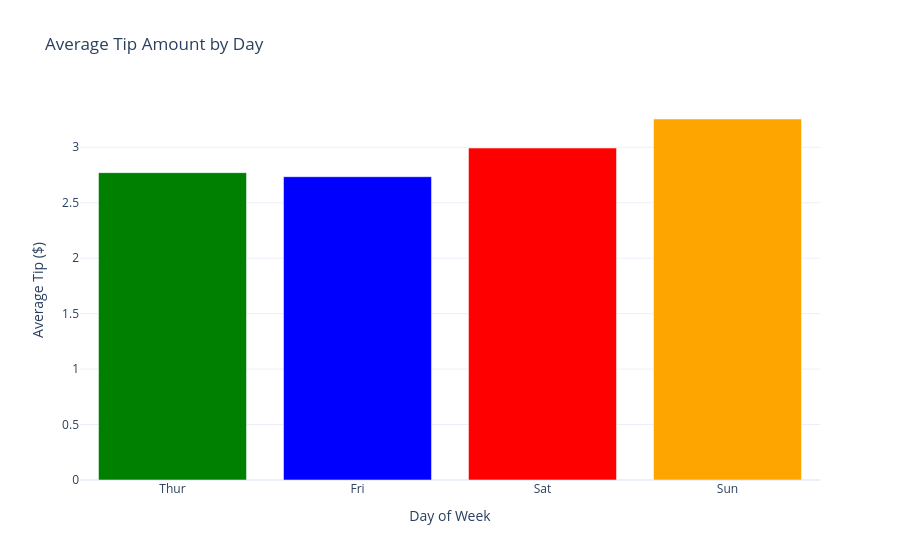

Source (notebook cell):
### Code cell
# Create an interactive bar chart showing average tips by day
# Using Plotly Express instead of cufflinks for better compatibility
print("Interactive Bar Chart: Average Tip Amount by Day")
print("This shows which days have the highest average tips")
print("Hover over bars to see exact values")

# Calculate average tips by day
avg_tips_by_day = tips.groupby('day')['tip'].mean().reset_index()

# Create bar chart using plotly express
fig = px.bar(avg_tips_by_day, x='day', y='tip',
            title='Average Tip Amount by Day',
            template='plotly_white',
            color='day',
            color_discrete_sequence=['green', 'blue', 'red', 'orange'])

fig.update_layout(
    xaxis_title='Day of Week',
    yaxis_title='Average Tip ($)',
    showlegend=False
)

fig.show()

### Figure 1 — Plotly figure (JSON) as saved in the notebook; plotly's stock layout.template omitted (floating-point values rounded to 4 significant figures)
{"data": [{"hovertemplate": "day=%{x}<br>tip=%{y}<extra></extra>", "legendgroup": "Thur", "marker": {"color": "green", "pattern": {"shape": ""}}, "name": "Thur", "orientation": "v", "showlegend": true, "textposition": "auto", "type": "bar", "x": ["Thur"], "xaxis": "x", "y": [2.771], "yaxis": "y"}, {"hovertemplate": "day=%{x}<br>tip=%{y}<extra></extra>", "legendgroup": "Fri", "marker": {"color": "blue", "pattern": {"shape": ""}}, "name": "Fri", "orientation": "v", "showlegend": true, "textposition": "auto", "type": "bar", "x": ["Fri"], "xaxis": "x", "y": [2.735], "yaxis": "y"}, {"hovertemplate": "day=%{x}<br>tip=%{y}<extra></extra>", "legendgroup": "Sat", "marker": {"color": "red", "pattern": {"shape": ""}}, "name": "Sat", "orientation": "v", "showlegend": true, "textposition": "auto", "type": "bar", "x": ["Sat"], "xaxis": "x", "y": [2.993], "yaxis": "y"}, {"hovertemplate": "day=%{x}<br>tip=%{y}<extra></extra>", "legendgroup": "Sun", "marker": {"color": "orange", "pattern": {"shape": ""}}, "name": "Sun", "orientation": "v", "showlegend": true, "textposition": "auto", "type": "bar", "x": ["Sun"], "xaxis": "x", "y": [3.255], "yaxis": "y"}], "layout": {"barmode": "relative", "legend": {"title": {"text": "day"}, "tracegroupgap": 0}, "showlegend": false, "title": {"text": "Average Tip Amount by Day"}, "xaxis": {"anchor": "y", "categoryarray": ["Thur", "Fri", "Sat", "Sun"], "categoryorder": "array", "domain": [0, 1], "title": {"text": "Day of Week"}}, "yaxis": {"anchor": "x", "domain": [0, 1], "title": {"text": "Average Tip ($)"}}}}
